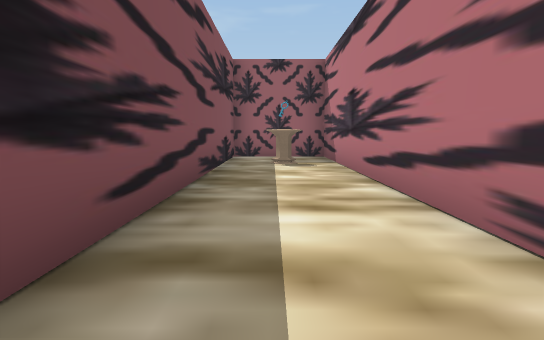
[1] (above)

24 first-person views from a walk through a 3-D level made in the Unity game engine. The camera is 1.3 m above the floor, tilts 6° down and sees 75° across. The floor is counted in squares, 2 m on a side. Each view is taken from the middle of a square. On the plan, view 1 faces up. The plan holds only what a view shows up to about 10 squares ahead; the rest is blank. The place goes on beyond the plan. The player character is not drawn.

[2]
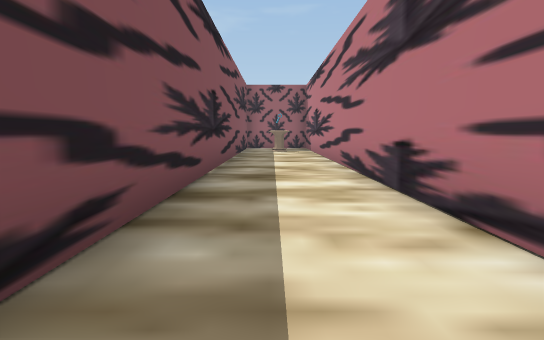

[3]
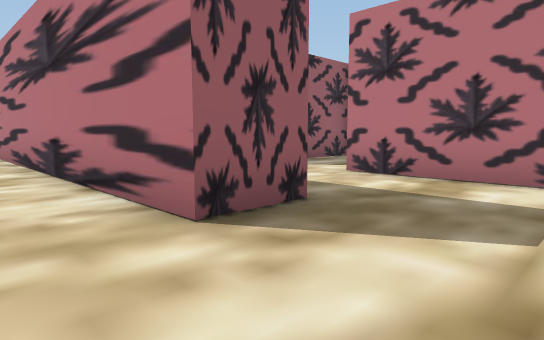

[4]
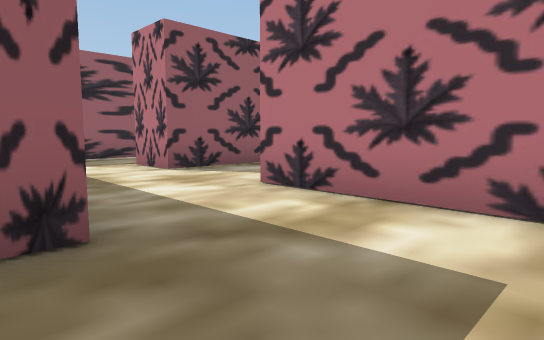

[5]
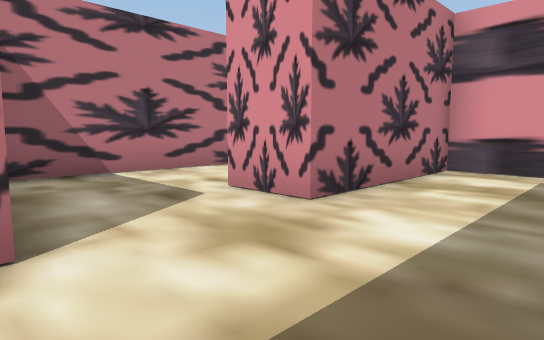

[6]
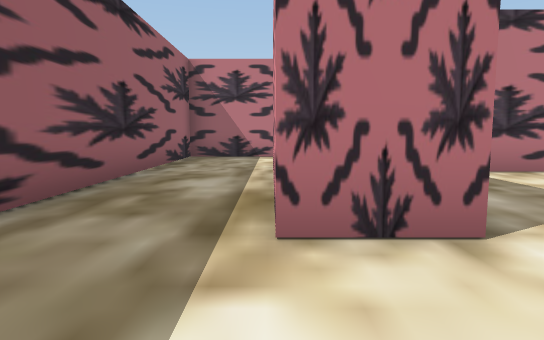

[7]
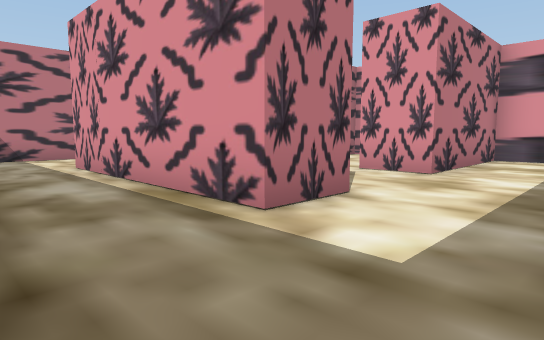

[8]
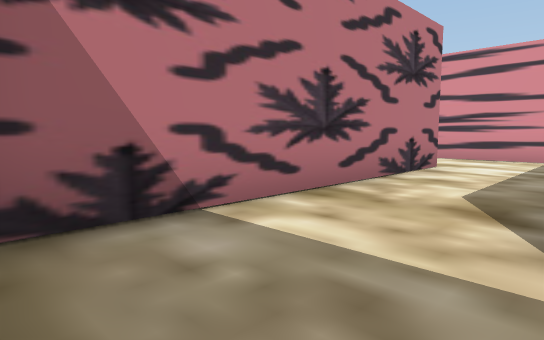

[9]
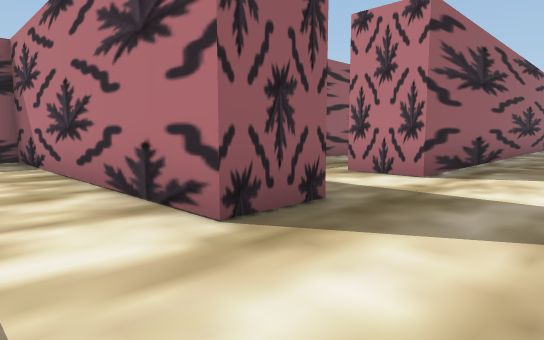

[10]
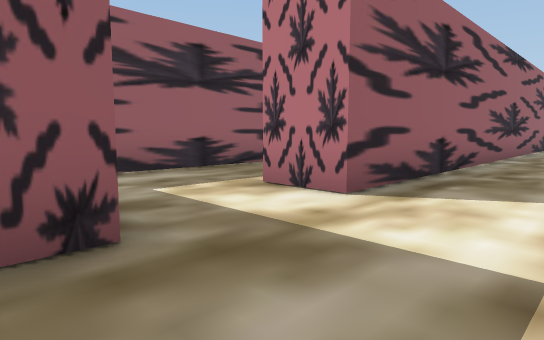

[11]
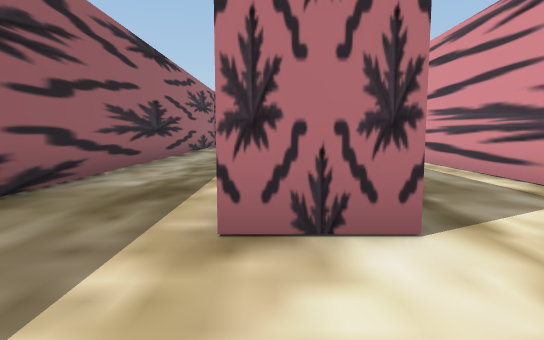

[12]
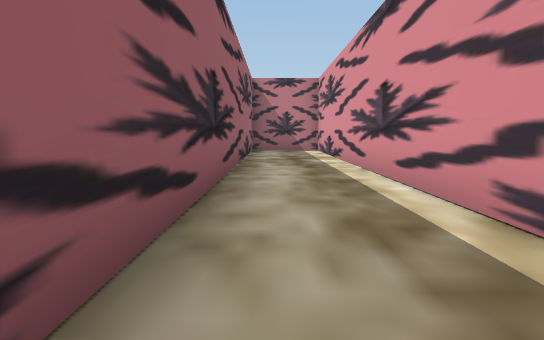

[13]
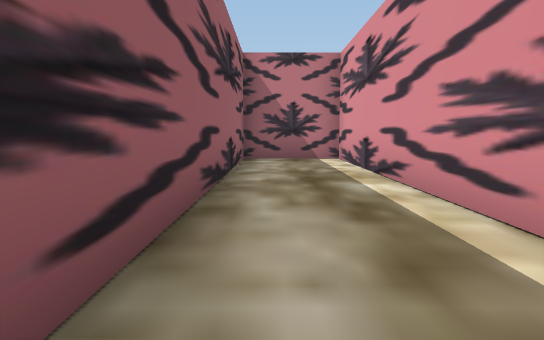

[14]
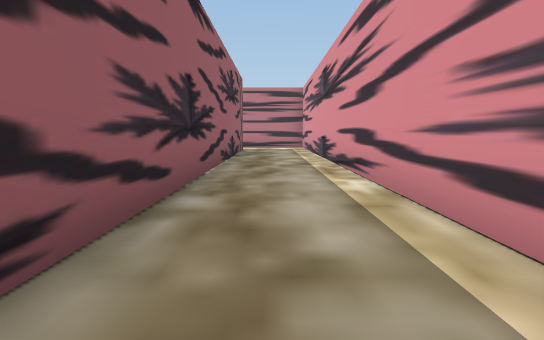

[15]
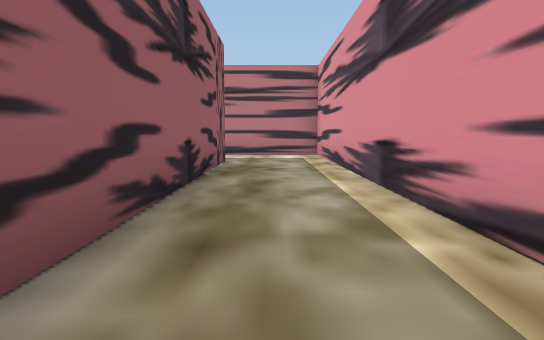

[16]
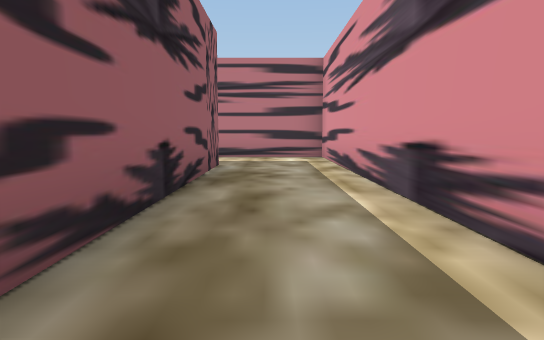

[17]
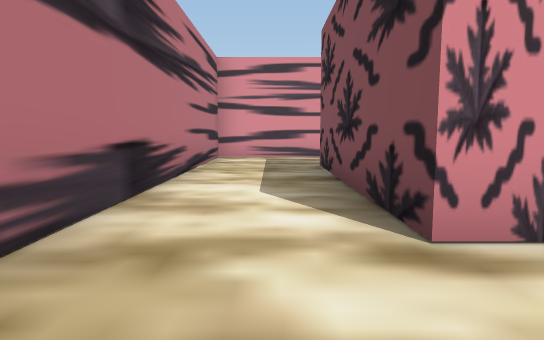

[18]
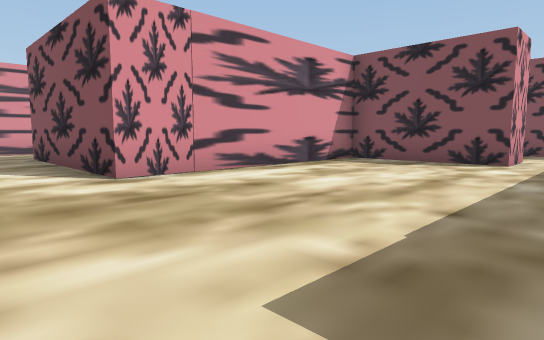

[19]
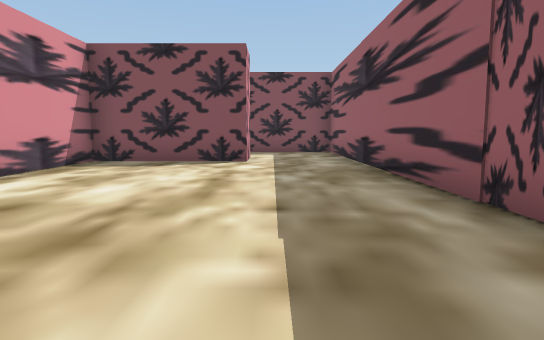

[20]
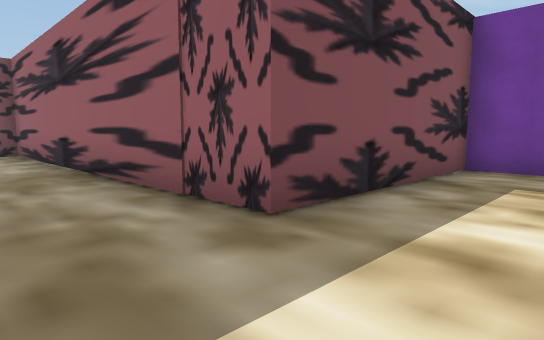

[21]
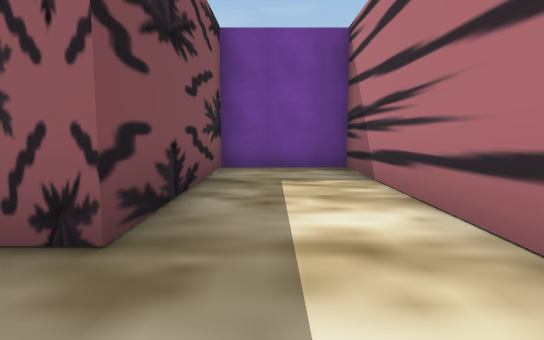

[22]
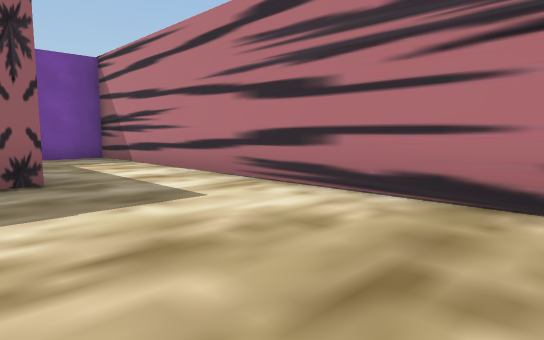

[23]
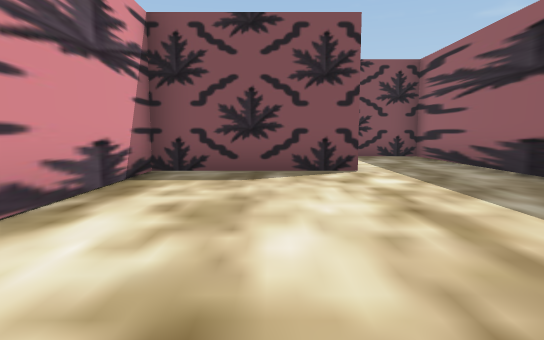

[24]
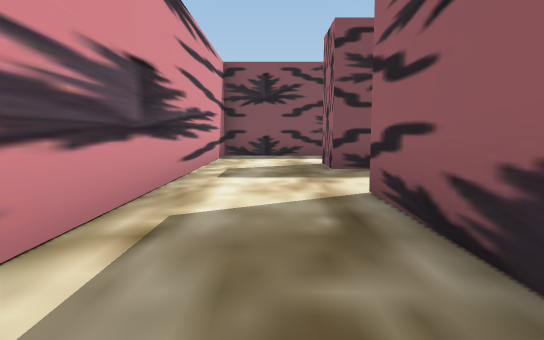

### Floor plan
Points are (right, up) in squares from view 1. A wall is a line through its corners. A room is listed if a view was taken in it or the views show most of it. See-through windows are left out.
Room 1 (views 1, 2, 3, 4)
walls: (2.8, -4.9) (1.4, -4.9) (1.4, 9.6) (-1, 9.6) (-1, -3.8); (3.8, -7.3) (5.1, -7.3) (5.1, -3.7)
ways out: opening at (3.5, -0.5) to room 2; opening at (6, -2.5)
objects: other object (0, 8)
Room 2 (views 5, 6, 7, 8, 9, 10, 11, 12, 13, 14, 15, 16, 24)
walls: (20, -3.7) (30.8, -3.7) (30.8, -1.3) (15.1, -1.3); (13.8, -4.2) (13.8, -4.9) (12.5, -4.9) (12.5, 2.2) (4.8, 2.2); (10.1, -4.5) (10.1, -7.3) (34.4, -7.3) (34.4, 1.5); (32.1, 0) (32.1, -4.9) (16.2, -4.9) (16.2, -3.6); (5.1, -1.3) (5.1, 0) (10.1, 0)
ways out: opening at (3.5, -0.5) to room 1; opening at (33.5, 0.5) to room 3
Room 3 (views 17, 18, 19, 20, 21, 22, 23)
walls: (34.4, 1.5) (34.4, 10.7) (32.1, 10.7) (32.1, 5.9) (24.4, 5.9); (24.8, 3.4) (26.1, 3.4) (26.1, 0) (32.1, 0)
ways out: opening at (33.5, 0.5) to room 2; opening at (25.5, 4.5) to room 4
Room 4 (no view inside)
walls: (24.4, 5.9) (22.4, 5.9) (22.4, 3)
ways out: opening at (25.5, 4.5) to room 3; opening at (23.5, 3)

Positions as (right, up) in squares from view 1, and headings:
1: (0, 0), facing up
2: (0, -5), facing up
3: (0, -7), facing up-right
4: (2, -7), facing up-right
5: (3, -1), facing down-right
6: (3, 0), facing right
7: (3, 2), facing down-right
8: (10, 2), facing down-right
9: (11, -7), facing up-right
10: (13, -7), facing up-right
11: (14, -4), facing right
12: (18, -2), facing right
13: (22, -2), facing right
14: (19, -6), facing right
15: (24, -6), facing right
16: (25, -6), facing right
17: (33, 2), facing down
18: (34, 5), facing down-left
19: (34, 4), facing left
20: (34, 4), facing up-left
21: (33, 4), facing up
22: (31, 1), facing up-right
23: (32, 2), facing left
24: (20, -6), facing left
